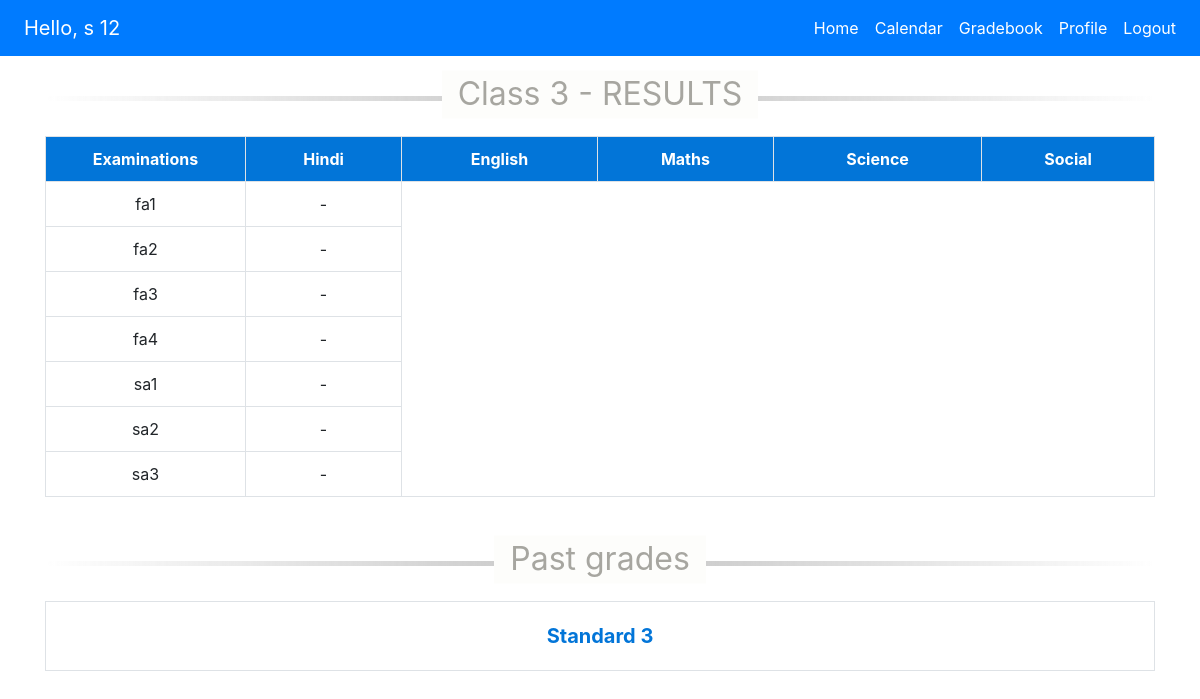
Page /student/gradebook/ (signed in) on the committed database.
### students/models.py (models this page shows, shortened)
class Student(models.Model):
    user = models.OneToOneField(User,on_delete=models.CASCADE)
    standards = models.ManyToManyField(Standard)
    current_standard = models.ForeignKey(Standard,related_name='Class',on_delete=models.CASCADE,null=True,blank=True)
    roll_number = models.PositiveIntegerField()
    created_at = models.DateTimeField(auto_now_add=True,editable=False)
    updated_at = models.DateTimeField(auto_now=True,editable=False)
    admission_no = models.CharField(max_length=20)
    father = models.CharField(max_length=200)
    slug = models.SlugField(max_length=210,blank=True,null=True,editable=False)
    caste = models.CharField(max_length=20,
                             choices=CASTE_CHOICES,
                             default="General")
    religion = models.CharField(max_length=10,
                                choices=RELIGION_CHOICES,
                                default='Hindu')

### accounts/models.py (models this page shows, shortened)
class User(AbstractBaseUser):
    email = models.EmailField(
        max_length=255,
        unique=True,
        default='s@gmail.com'
    )
    contact_no = models.CharField(max_length=10,blank=True)
    first_name = models.CharField(max_length=200,default='s')
    last_name = models.CharField(max_length=200,default='0')
    active = models.BooleanField(default=True)
    staff = models.BooleanField(default=False)
    is_student = models.BooleanField(default=True)
    is_teacher = models.BooleanField(default=False)
    admin = models.BooleanField(default=False)
    address = models.CharField(max_length=200,default="",blank=True)
    profile_pic = models.ImageField(upload_to='profile_pic/',null=True,blank=True)
    date_of_birth = models.DateField(
        auto_now_add=False,
        help_text = 'Format: YYYY-MM-DD',
        blank=True,
        null=True
        )
    objects = UserManager()
    USERNAME_FIELD = 'email'
    @property
    def is_active(self):
        return self.active

### subjects/models.py (models this page shows, shortened)
class Subject(models.Model):
    name = models.ForeignKey(SubjectName, on_delete=models.CASCADE)
    standard = models.ForeignKey(Standard,on_delete=models.CASCADE)
    teacher = models.ForeignKey(Teacher,on_delete=models.CASCADE)
    total_marks = models.PositiveIntegerField(default=100,null=True,blank=True)
    classes_per_week = models.PositiveIntegerField(default=6,null=True,blank=True)
    slug = models.SlugField(max_length=210,null=True,blank=True,editable=False)
    def __str__(self):
        return self.name.name

class SubjectName(models.Model):
    name = models.CharField(max_length=200, unique=True)

### results/models.py (models this page shows, shortened)
class Examination(models.Model):
    name = models.ForeignKey(ExaminationName,on_delete=models.CASCADE)
    standard = models.ForeignKey(Standard,on_delete=models.CASCADE)

class ExaminationName(models.Model):
    name = models.CharField(max_length=200, unique=True)
    def __str__(self):
        return self.name

class Result(models.Model):
    marks_secured = models.PositiveIntegerField(blank=True,null=True)
    subject = models.ForeignKey(Subject,on_delete=models.CASCADE,blank=True,null=True)
    student = models.ForeignKey(Student,on_delete=models.CASCADE,blank=True,null=True)
    examination = models.ForeignKey(Examination,on_delete=models.CASCADE,blank=True,null=True)
    class Meta:
        ordering = []

### standards/models.py (models this page shows)
class Standard(models.Model):
    name = models.CharField(max_length=200, unique=True)
    slug = models.SlugField(max_length=205, null=True, blank=True, editable=False)
    def __str__(self):
        return self.name

### students/views.py (the view)
# urls.py: path('gradebook/',views.student_gradebook_view,name='gradebook'),
@login_required
def student_gradebook_view(request):
    user = request.user
    if not user.is_student:
        return HttpResponse('<h1>You are not authorised to view this page</h1>')
    student = Student.objects.get(user=user)
    examinations = Examination.objects.filter(standard=student.current_standard)
    results = {}
    for examination in examinations:
        results[examination] = Result.objects.filter(student=student,examination=examination).order_by('subject')
    subjects = Subject.objects.filter(standard=student.current_standard)
    standards = student.standards.all()
    dict = {
        'student':student,
        'results':results,
        'examinations':examinations,
        'subjects':subjects,
        'standards':standards,
        'standard': student.current_standard
    }
    return render(request,'students/gradebook.html',dict)

### accounts/context_processors.py (called while the page is built, shortened)
def add_variable_to_context(request):
    if request.user.is_authenticated:
        if request.user.is_student:
            try:
                student = Student.objects.get(user=request.user)
                return {'student':student}
            except Student.DoesNotExist:
                return {}
    return {}

### templates/students/gradebook.html
{% extends 'students/base.html' %}
{% load static %}
{% block stylesheets %}
  <link rel="stylesheet" href="{% static 'students/style.css' %}">
{% endblock %}
{% block body_block %}
<br>
<div class="container table-container">
  <div class="table-responsive-sm">
      <hr class='hr-text' data-content="Class {{standard}} - RESULTS"> <br>
    <table class="grade-table table thead-light table-hover table-bordered">
      <tr>
        <th class="name-cell">Examinations</th>
        {% for subject in subjects %}
          <th>{{subject|title}}</th>
        {% endfor %}
      </tr>
      {% for examination,list in results.items %}
      <tr>
        <td class="name-cell">{{examination.name}}</td>
        {% for result in list %}
          {% if result.marks_secured %}
            <td>{{result.marks_secured}}</td>
          {% else %}
            <td>-</td>
          {% endif %}
        {% endfor %}
      </tr>
      {% endfor %}
    </table>
  </div>
</div><br> <br>
<div class="container gb-box">
  <div class="table-responsive-sm">
      <hr class='hr-text' data-content="Past grades"> <br>
    <table class="gb-table table thead-light table-hover table-bordered">
      {% for standard in standards %}
      <tr>
        <td><a class="btn btn-block text-bold blue-color" style="font-size: 20px; back" href="{% url 'students:grades' slug=standard.slug %}">Standard {{standard.name}}</a></td>
      </tr>
      {% endfor %}
    </table>
</div>
{% endblock %}

### templates/students/base.html (shortened to what this page needs)
{% load static %}
{% load crispy_forms_tags %}
{% load bootstrap4 %}
{% bootstrap_css %}
<!DOCTYPE html>
<html lang="en">
<head>
  <link rel="stylesheet" href="https://use.fontawesome.com/releases/v5.0.10/css/all.css"
>
  <link rel="stylesheet" href="{% static 'general.css' %}">
  {% block stylesheets %}
  {% endblock %}
</head>
<body>
    <nav class="navbar navbar-expand-lg sticky-top navbar-dark bg-primary">
      <a class="navbar-brand" href="#" style="cursor:auto;">Hello, {{student.user.first_name}} {{student.user.last_name}}</a>
      <div class="collapse navbar-collapse" id="navbarNav">
        <ul class="navbar-nav ml-auto">
          <li class="nav-item active">
            <a class="nav-link" href="{% url 'students:home' %}">Home <span class="sr-only">(current)</span></a>
          </li>
          <li class="nav-item active">
            <a class="nav-link" href="{% url 'students:calendar' %}">Calendar</a>
          </li>
          <li class="nav-item active">
            <a class="nav-link" href="{% url 'students:gradebook' %}">Gradebook</a>
          </li>
          <li class="nav-item active">
            <a class="nav-link" href="{% url 'students:profile' slug=student.slug %}">Profile</a>
          </li>
          <li class="nav-item active">
            <a class="nav-link" href="{% url 'accounts:logout' %}">Logout</a>
          </li>
        </ul>
      </div>
    </nav>
  {% block body_block %}
  {% endblock %}
</body>
</html>

### static/general.css (style rules this page uses)
.text-bold { font-weight: bold; }
.blue-color { color: #0275d8; }

### static/students/style.css (style rules this page uses)
.navbar-brand { margin-left: 8px; }
.grade-table { text-align: center; margin: auto auto; }
.grade-table tr th { background-color: #0275d8; color: white; text-align: center; }
.gb-table { text-align: center; }
.name-cell { width: 200px; }

### rows in the picture
Student: user.first_name "s", user.last_name "12"
Subject: name.name "Hindi"
Subject: name.name "English"
Subject: name.name "Maths"
Subject: name.name "Science"
Subject: name.name "Social"
Examination: name "fa1"
Examination: name "fa2"
Examination: name "fa3"
Examination: name "fa4"
Examination: name "sa1"
Examination: name "sa2"
Examination: name "sa3"
Standard: name "3"
